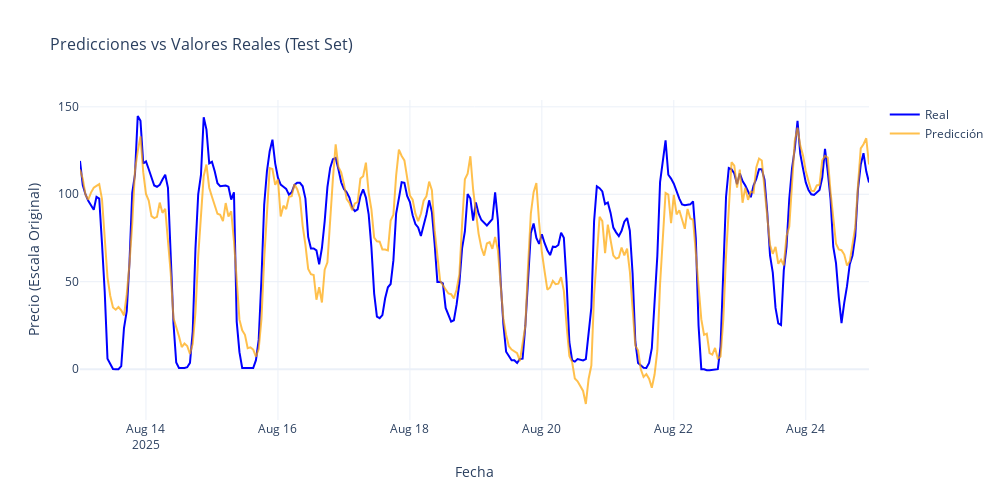

Notebook code for this chart:
### Code cell
test_dates = data_df['Datetime_hour'].iloc[-num_test_samples:].reset_index(drop=True)

# Como y_test tiene forma (n_muestras, 24), lo aplanamos
y_test_flat = y_test_rescaled.flatten()
y_pred_flat = y_pred_rescaled.flatten()

# Cortamos las fechas para que coincidan con el tamaño
test_dates = test_dates.iloc[:len(y_test_flat)]

# --- Crear dataframe para graficar ---
df_plot = pd.DataFrame({
    "Datetime": test_dates,
    "Real": y_test_flat,
    "Predicción": y_pred_flat
})

# Pasamos a formato long (para usar plotly express más fácil)
df_melted = df_plot.melt(id_vars="Datetime", value_vars=["Real", "Predicción"],
                         var_name="Serie", value_name="Precio")

fig = px.line(df_melted,x="Datetime",y="Precio",color="Serie",title="Predicciones vs Valores Reales (Test Set)",
    labels={"Precio": "Precio (Escala Original)", "Serie": "Leyenda"},
    color_discrete_map={"Real": "blue", "Predicción": "orange"}
)

# Personalizar el gráfico
fig.update_layout(
    title_font_size=16,
    xaxis_title="Fecha",
    xaxis_title_font_size=14,
    yaxis_title="Precio (Escala Original)",
    yaxis_title_font_size=14,
    legend_title="",
    width=1000,
    height=500,
    template="plotly_white",
    hovermode="x unified"
)

# Ajustar la opacidad de la línea de predicción
fig.update_traces(opacity=0.7, selector={"legendgroup": "Predicción"})

# Mostrar la cuadrícula
fig.update_xaxes(showgrid=True)
fig.update_yaxes(showgrid=True)

fig.show()

### Figure 1 — Plotly figure (JSON) as saved in the notebook; plotly's stock layout.template omitted (floating-point values rounded to 4 significant figures; data arrays with more than 128 entries replaced by an {"elided": "..."} marker saying what was removed)
{"data": [{"hovertemplate": "Leyenda=Real<br>Datetime=%{x}<br>Precio (Escala Original)=%{y}<extra></extra>", "legendgroup": "Real", "line": {"color": "blue", "dash": "solid"}, "marker": {"symbol": "circle"}, "mode": "lines", "name": "Real", "orientation": "v", "showlegend": true, "type": "scatter", "x": {"elided": "288 str values"}, "xaxis": "x", "y": {"elided": "288 float values"}, "yaxis": "y"}, {"hovertemplate": "Leyenda=Predicción<br>Datetime=%{x}<br>Precio (Escala Original)=%{y}<extra></extra>", "legendgroup": "Predicción", "line": {"color": "orange", "dash": "solid"}, "marker": {"symbol": "circle"}, "mode": "lines", "name": "Predicción", "opacity": 0.7, "orientation": "v", "showlegend": true, "type": "scatter", "x": {"elided": "288 str values"}, "xaxis": "x", "y": {"elided": "288 float values"}, "yaxis": "y"}], "layout": {"height": 500, "hovermode": "x unified", "legend": {"title": {"text": ""}, "tracegroupgap": 0}, "title": {"font": {"size": 16}, "text": "Predicciones vs Valores Reales (Test Set)"}, "width": 1000, "xaxis": {"anchor": "y", "domain": [0, 1], "showgrid": true, "title": {"font": {"size": 14}, "text": "Fecha"}}, "yaxis": {"anchor": "x", "domain": [0, 1], "showgrid": true, "title": {"font": {"size": 14}, "text": "Precio (Escala Original)"}}}}
